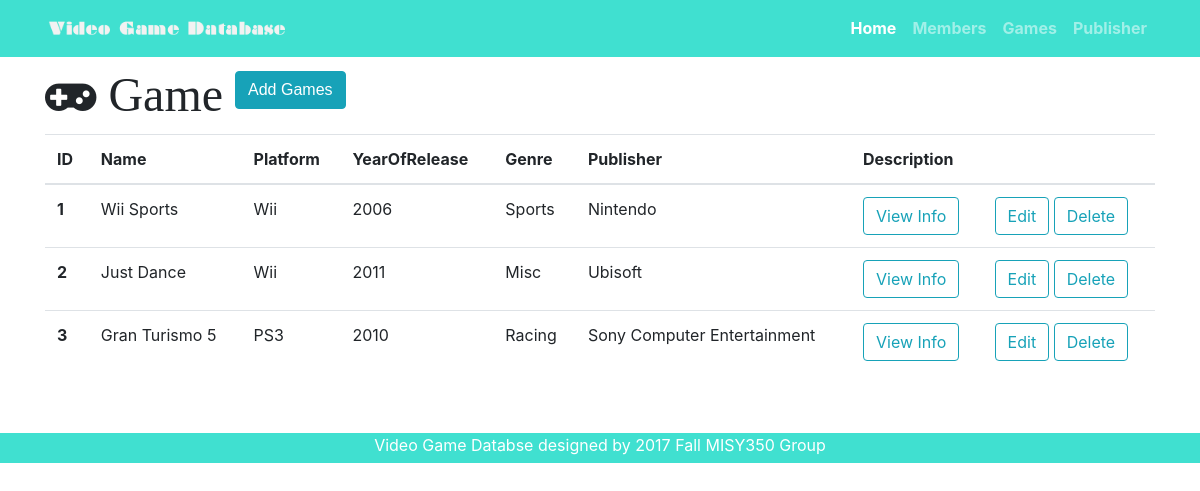
/games, run on an earlier commit of the app's database.
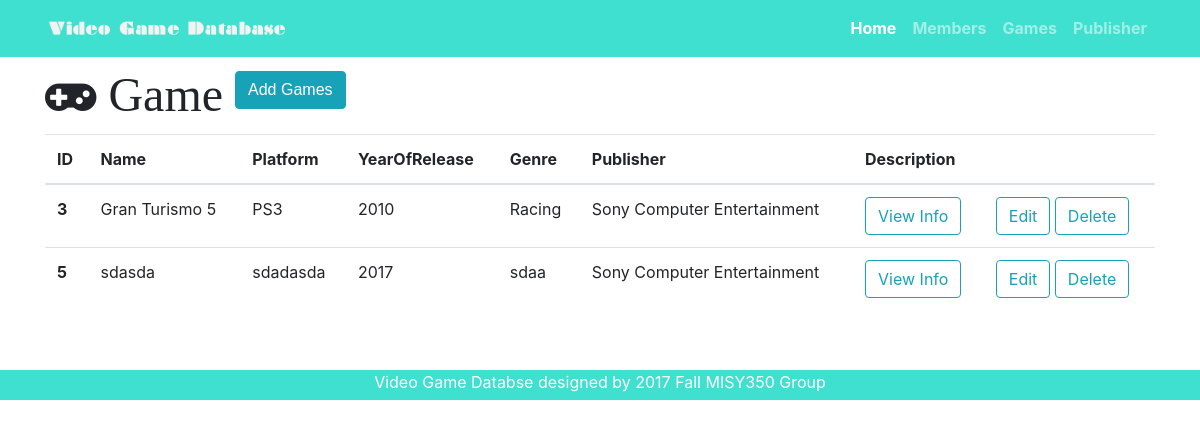
And on a later commit of the database.
### videogame.py (models this page shows)
class Game(db.Model):
    __tablename__ = 'games'
    id = db.Column(db.Integer, primary_key=True)
    name = db.Column(db.String(64))
    platform = db.Column(db.String(64))
    year_of_release = db.Column(db.Integer)
    genre = db.Column(db.String(64))
    description = db.Column(db.Text)
    publisher_id = db.Column(db.Integer, db.ForeignKey('publishers.id'))

class Publisher(db.Model):
    __tablename__ = 'publishers'
    id = db.Column(db.Integer, primary_key=True)
    name = db.Column(db.String(64))
    location = db.Column(db.CHAR(2))
    year_founded = db.Column(db.Integer)
    publisher = db.relationship('Game', backref='publisher', cascade='delete')

### videogame.py (the view)
@app.route('/games')
def games():
    games = Game.query.all()
    return render_template('games.html',games=games)

### templates/games.html (shortened to what this page needs)
{% extends "game-base.html" %}
{% block head %}
{{ super () }}
{% endblock %}
{% block page_content %}
<div class="container">
 <i class="fa fa-gamepad fa-3x" aria-hidden="true"> Game
 <a id="add" href="/game/add" class="btn btn-info" role="button" aria-disabled="true">Add Games</a>
</i> {% if games %}
 <table class="table mt-3">
   <thead>
     <tr>
       <th>ID</th>
       <th>Name</th>
       <th>Platform</th>
       <th>YearOfRelease</th>
       <th>Genre</th>
       <th>Publisher</th>
       <th>Description</th>
       <th></th>
     </tr>
   </thead>
   <tbody>
     {% for game in games %}
     <tr>
       <th scope="row">{{ game.id }}</th>
       <td>{{ game.name }}</td>
       <td>{{ game.platform }}</td>
       <td>{{ game.year_of_release }}</td>
       <td>{{ game.genre }}</td>
       <td>{{ game.publisher.name }}</td>
       <td>
          <button type="button" class="btn btn-outline-info" data-toggle="modal" data-target="#{{game.id}}">
                View Info
              </button>
        </td>
       <td>
         <a href="/game/edit/{{game.id}}" class="btn btn-outline-info" role="button" aria-disabled="true">Edit</a>
         <a href="/game/delete/{{game.id}}" class="btn btn-outline-info" role="button">Delete</a>
       </td>
     </tr>
     {% endfor%}
   </tbody>
 </table>
 {% else %}
 <h3>There is no games in the database yet.</h3> {% endif %}
</div>
{% endblock%}

What changed in the data, as far as the page shows it:
removed Game: id "1", name "Wii Sports", platform "Wii", year_of_release "2006", genre "Sports", publisher.name "Nintendo"
removed Game: id "2", name "Just Dance", platform "Wii", year_of_release "2011", genre "Misc", publisher.name "Ubisoft"
added Game: id "5", name "sdasda", platform "sdadasda", year_of_release "2017", genre "sdaa", publisher.name "Sony Computer Entertainment"
